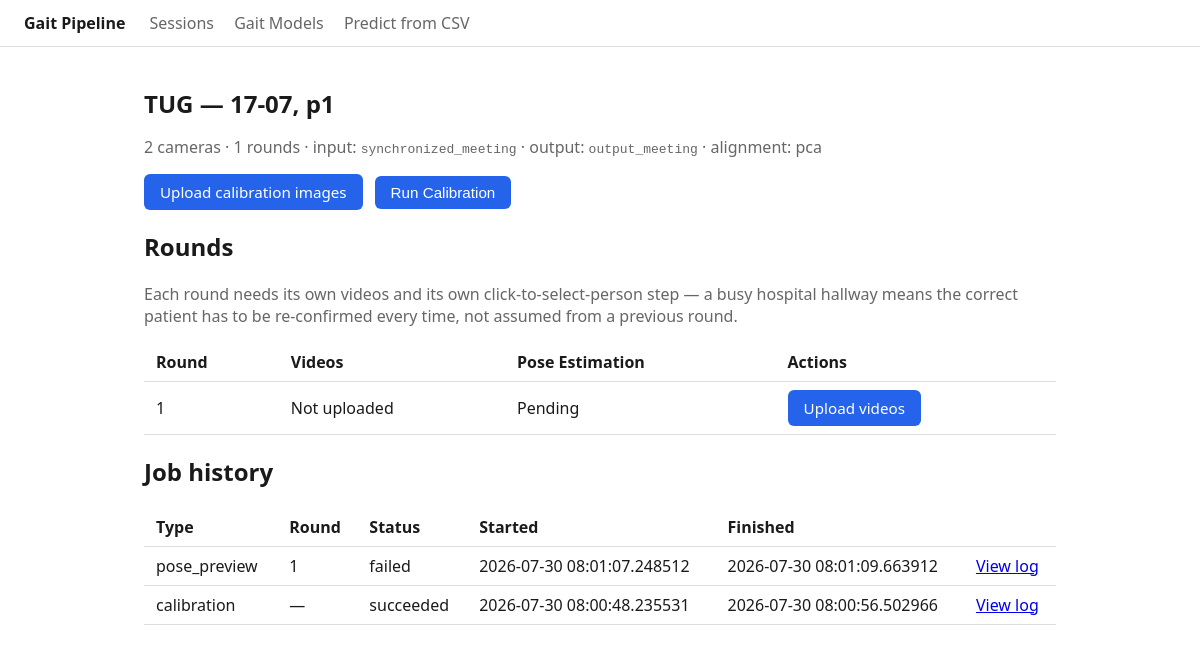
Page /sessions/3 on the committed database.
### app/db.py (models this page shows)
class CaptureSession(Base):
    __tablename__ = "capture_sessions"
    id = Column(Integer, primary_key=True)
    subject_name = Column(String, nullable=False)
    day = Column(Integer, nullable=False)
    month = Column(Integer, nullable=False)
    p_no = Column(Integer, nullable=False)
    total_rounds = Column(Integer, nullable=False, default=1)
    camera_count = Column(Integer, nullable=False, default=2)
    input_dir = Column(String, nullable=False)
    output_dir = Column(String, nullable=False)
    alignment_method = Column(String, nullable=False, default="pca")
    created_at = Column(DateTime, default=datetime.datetime.utcnow)
    jobs = relationship("Job", back_populates="capture_session", cascade="all, delete-orphan")

class Job(Base):
    __tablename__ = "jobs"
    id = Column(Integer, primary_key=True)
    capture_session_id = Column(Integer, ForeignKey("capture_sessions.id"), nullable=False)
    job_type = Column(String, nullable=False)  # calibration | pose_preview | pose_estimation
    round = Column(Integer, nullable=True)
    status = Column(String, nullable=False, default="pending")  # pending|running|succeeded|failed
    target_person_idx = Column(Integer, nullable=True)
    log_path = Column(String, nullable=True)
    error_message = Column(String, nullable=True)
    created_at = Column(DateTime, default=datetime.datetime.utcnow)
    started_at = Column(DateTime, nullable=True)
    finished_at = Column(DateTime, nullable=True)
    capture_session = relationship("CaptureSession", back_populates="jobs")

### app/routes/sessions.py (the view)
@router.get("/sessions/{session_id}")
def session_detail(request: Request, session_id: int):
    db = SessionLocal()
    try:
        cs = db.get(CaptureSession, session_id)
        session_jobs = (
            db.query(Job)
            .filter(Job.capture_session_id == session_id)
            .order_by(Job.created_at.desc())
            .all()
        )
        gait_models = db.query(GaitModel).order_by(GaitModel.uploaded_at.desc()).all()
        calibration_pattern = pp.calibration_file_glob(cs.input_dir, cs.camera_count, cs.day, cs.month)
        calibration_done = bool(glob.glob(os.path.join(WORKSPACE_DIR, calibration_pattern)))
        rounds = [_round_status(db, cs, r) for r in range(1, cs.total_rounds + 1)]
        return templates.TemplateResponse(
            request, "session_detail.html",
            {
                "session": cs, "jobs": session_jobs, "gait_models": gait_models,
                "calibration_done": calibration_done, "rounds": rounds,
            },
        )
    finally:
        db.close()

### app/templates/session_detail.html (shortened to what this page needs)
{% extends "base.html" %}
{% block content %}
<h1>{{ session.subject_name }} — {{ "%02d"|format(session.day) }}-{{ "%02d"|format(session.month) }},
    p{{ session.p_no }}</h1>
<p class="muted">{{ session.camera_count }} cameras · {{ session.total_rounds }} rounds ·
   input: <code>{{ session.input_dir }}</code> · output: <code>{{ session.output_dir }}</code> ·
   alignment: {{ session.alignment_method }}</p>
<section class="actions">
  <a class="button" href="/sessions/{{ session.id }}/upload">Upload calibration images</a>
  <form method="post" action="/sessions/{{ session.id }}/calibrate">
    <button type="submit" class="button">Run Calibration</button>
  </form>
</section>
<section>
  <h2>Rounds</h2>
  <p class="muted">Each round needs its own videos and its own click-to-select-person step — a busy
     hospital hallway means the correct patient has to be re-confirmed every time, not assumed from
     a previous round.</p>
  <table class="data-table">
    <thead><tr><th>Round</th><th>Videos</th><th>Pose Estimation</th><th>Actions</th></tr></thead>
    <tbody>
    {% for r in rounds %}
      <tr>
        <td>{{ r.round }}</td>
        <td>{{ "Uploaded" if r.video_uploaded else "Not uploaded" }}</td>
        <td>{{ "Done" if r.pose_done else "Pending" }}</td>
        <td>
          {% if not r.video_uploaded %}
          <a class="button" href="/sessions/{{ session.id }}/rounds/{{ r.round }}/upload">Upload videos</a>
          {% elif not r.pose_done %}
          <form method="post" action="/sessions/{{ session.id }}/rounds/{{ r.round }}/pose/preview" style="display:inline">
            <button type="submit" class="button" {% if not calibration_done %}disabled{% endif %}>Run Pose Estimation</button>
          </form>
          {% endif %}
        </td>
      </tr>
    {% endfor %}
    </tbody>
  </table>
</section>
<section>
  <h2>Job history</h2>
  <table class="data-table">
    <thead><tr><th>Type</th><th>Round</th><th>Status</th><th>Started</th><th>Finished</th><th></th></tr></thead>
    <tbody>
    {% for j in jobs %}
      <tr>
        <td>{{ j.job_type }}</td>
        <td>{{ j.round if j.round is not none else "—" }}</td>
        <td>{{ j.status }}</td>
        <td>{{ j.started_at }}</td>
        <td>{{ j.finished_at }}</td>
        <td><a href="/jobs/{{ j.id }}">View log</a></td>
      </tr>
    {% else %}
      <tr><td colspan="6">No jobs yet.</td></tr>
    {% endfor %}
    </tbody>
  </table>
</section>
{% endblock %}

### app/templates/base.html (shortened to what this page needs)
<!doctype html>
<html lang="en">
<head>
<link rel="stylesheet" href="/static/style.css">
</head>
<body>
<header class="topbar">
  <a href="/" class="brand">Gait Pipeline</a>
  <nav>
    <a href="/">Sessions</a>
    <a href="/models">Gait Models</a>
    <a href="/predict">Predict from CSV</a>
  </nav>
</header>
<main class="container">
{% block content %}{% endblock %}
</main>
</body>
</html>

### app/static/style.css (style rules this page uses)
:root { color-scheme: light dark; --bg: #ffffff; --fg: #1a1a1a; --muted: #666; --border: #ddd; --accent: #2563eb; --accent-fg: #ffffff; }
* { box-sizing: border-box; }
body { margin: 0; font-family: system-ui, -apple-system, "Segoe UI", sans-serif; background: var(--bg); color: var(--fg); }
.topbar { display: flex; align-items: center; gap: 1.5rem; padding: 0.75rem 1.5rem; border-bottom: 1px solid var(--border); }
.topbar .brand { font-weight: 600; text-decoration: none; color: var(--fg); }
.topbar nav a { margin-right: 1rem; color: var(--muted); text-decoration: none; }
.container { max-width: 960px; margin: 0 auto; padding: 1.5rem; }
h1 { font-size: 1.5rem; }
.muted { color: var(--muted); }
.button { display: inline-block; padding: 0.5rem 1rem; border-radius: 6px; background: var(--accent); color: var(--accent-fg); text-decoration: none; border: none; cursor: pointer; font-size: 0.95rem; }
.data-table { width: 100%; border-collapse: collapse; margin: 1rem 0; }
.data-table th, .data-table td { text-align: left; padding: 0.5rem 0.75rem; border-bottom: 1px solid var(--border); }
.actions { display: flex; gap: 0.75rem; align-items: center; flex-wrap: wrap; margin: 1rem 0; }

### rows in the picture
CaptureSession: subject_name "TUG", day "17", month "07", p_no "1", camera_count "2", total_rounds "1", input_dir "synchronized_meeting", output_dir "output_meeting", alignment_method "pca"
Job: job_type "pose_preview", round "1", status "failed", started_at "2026-07-30 08:01:07.248512", finished_at "2026-07-30 08:01:09.663912"
Job: job_type "calibration", round "—", status "succeeded", started_at "2026-07-30 08:00:48.235531", finished_at "2026-07-30 08:00:56.502966"

### other values in the picture
{{ r.round }} "1"
{{ "Uploaded" if r.video_uploaded else "Not uploaded" }} "Not uploaded"
{{ "Done" if r.pose_done else "Pending" }} "Pending"
